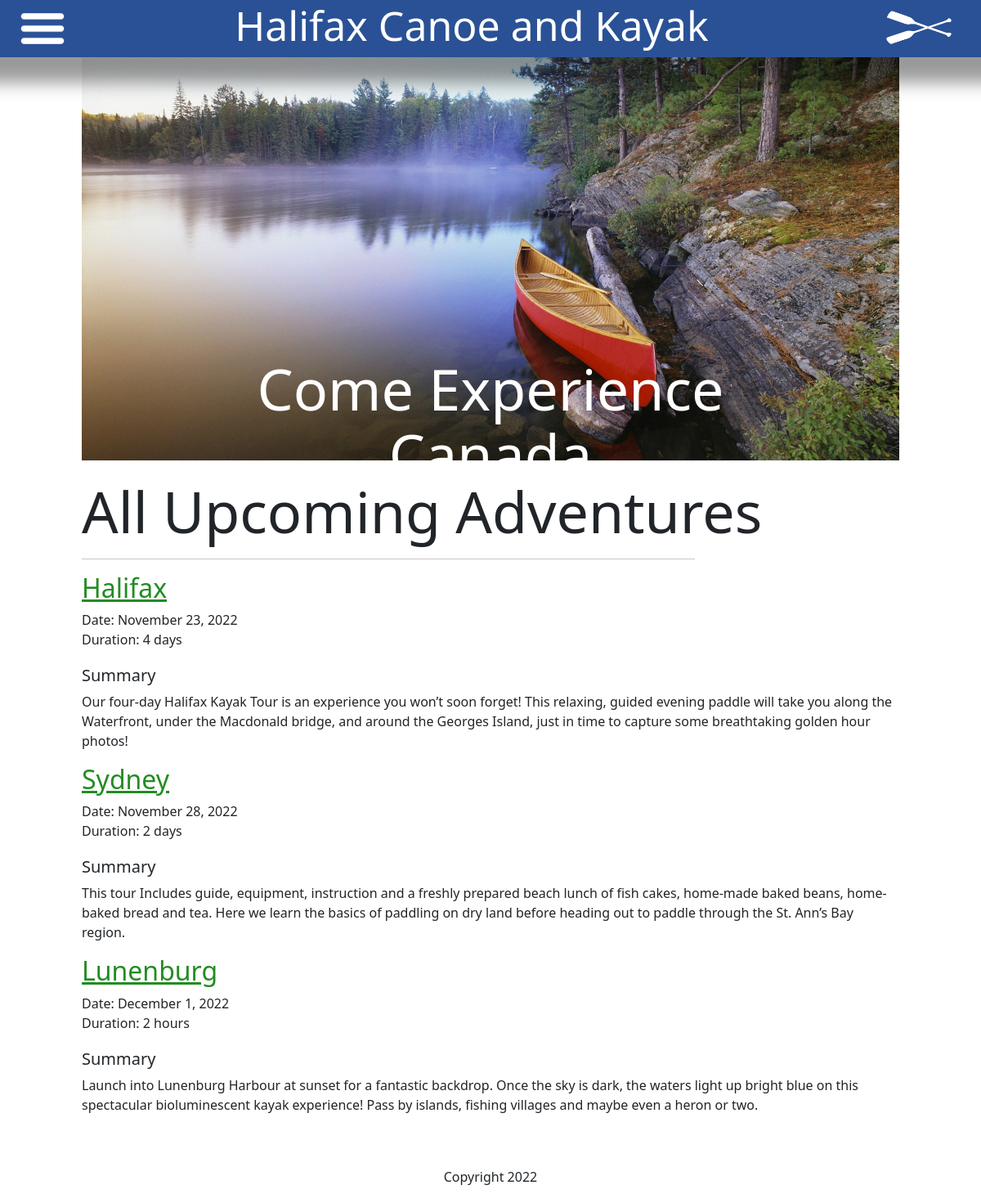
Screenshot of /all-adventures.php with the database file from the repository.
### tables this page shows
CREATE TABLE `adventures` (
  `id` int(3) NOT NULL,
  `heading` varchar(50) NOT NULL,
  `trip_date` date NOT NULL,
  `duration` varchar(10) NOT NULL,
  `summary` text NOT NULL
);

### all-adventures.php (the view, shortened to what this page needs)
<?php include "header.php"; ?>
<?php include "connection.php"; ?>
  <body>
    <?php include "nav.php"; ?>
    <main>
      <div class="img-container">
        <img src="images/canoe.jpeg" alt="Canoe on a riverbank" id="mainImg" />
        <div class="center">Come Experience Canada</div>
      </div>
      <div class="text">
        <h2 id="upcoming">All Upcoming Adventures</h2>
        <hr />
            <div id="adventures">
         <?php
         $sql = "SELECT DATE_FORMAT(trip_date, '%M %e, %Y') AS trip_date_format, heading, duration, summary FROM adventures";
         $result = $connection->query($sql);
     if ($result->num_rows > 0) {
        while($row = $result->fetch_assoc()) {
         echo "<h2><a href='#'>" .$row["heading"] . "</a></h2>
            <div class='date'>Date: " .$row["trip_date_format"] . "</div>
         <div class='duration'>Duration: " .$row["duration"] . "</div>
         <h5>Summary</h5>
         <p class='summary'> " .$row["summary"] . "</p>";
       }
       } else {
         echo "No adventures currently scheduled!";
       }
      ?>
      </div>
    </main>
    <br />
    <br>
     <footer>Copyright 2022</footer>
  </body>
</html>

### header.php (shortened to what this page needs)
<!DOCTYPE html>
<html lang="en">
  <head>
    <link rel="stylesheet" href="style.css" />
    <link
      href="https://cdn.jsdelivr.net/npm/bootstrap@5.2.0/dist/css/bootstrap.min.css"
      rel="stylesheet"
    />
  </head>

### nav.php (shortened to what this page needs)
<nav class="navbar navbar-expand-lg top fixed-top">
     <div class="container-fluid">
       <img
         src="images/hamburger.png"
         alt="hamburger icon"
         id="hamburger"
         class="d-inline-block align-text-top"
       />
       <h1 id="title" class="navbar-text d-inline-block align-text-top">
       </h1>
       <a href="/canoeproject/index.php" class="navbar-brand d-inline-block align-text-top">
         <img src="images/paddle-white.png" alt="paddle logo" id="logo" />
       </a>
     </div>
   </nav>

### style.css (style rules this page uses)
nav { background-color: #2a5196; }
main { width: 1000px; margin: 0 auto; display: block; }
hr { background-color: grey; width: 75%; margin-bottom: 20px; z-index: 0; }
h1 { text-align: center; }
h2 > a { color: #228c22; }
h5 { padding-top: 20px; }
footer { text-align: center; padding-bottom: 20px; }
.top { height: 70px; box-shadow: -2px 5px 20px 26px rgba(0, 0, 0, 0.4); position: fixed; top: 0; width: 100%; z-index: 90 !important; }
.center { color: white; font-size: 70px; text-align: center; line-height: 80px; position: absolute; top: 35%; left: 50%; transform: translate(-50%, -50%); }
#title { font-size: 50px; color: white; font-weight: 70; }
#logo { height: 70px; width: 100px; }
#hamburger { height: 60px; width: 60px; margin-left: 10px; }
#mainImg { width: 1000px; margin: 0 auto; display: block; }
#upcoming { font-style: bold; font-size: 70px; padding-top: 20px; }

### rows the page displays
adventures: heading "Halifax", trip_date_format "November 23, 2022", duration "4 days", summary "Our four-day Halifax Kayak Tour is an experience you won’t soon forget! This relaxing, guided evening paddle will take you along the Waterfront, under the Macdonald bridge, and around the Georges Island, just in time to capture some breathtaking golden hour photos!"
adventures: heading "Sydney", trip_date_format "November 28, 2022", duration "2 days", summary "This tour Includes guide, equipment, instruction and a freshly prepared beach lunch of fish cakes, home-made baked beans, home-baked bread and tea. Here we learn the basics of paddling on dry land before heading out to paddle through the St. Ann’s Bay region."
adventures: heading "Lunenburg", trip_date_format "December 1, 2022", duration "2 hours", summary "Launch into Lunenburg Harbour at sunset for a fantastic backdrop. Once the sky is dark, the waters light up bright blue on this spectacular bioluminescent kayak experience! Pass by islands, fishing villages and maybe even a heron or two."
